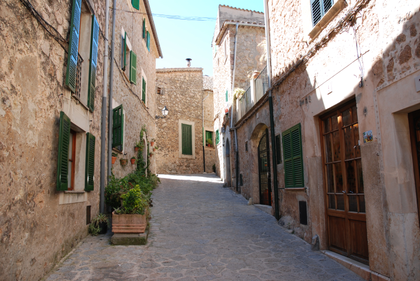
%> input picture images/alleyReference.png, 420 x 281 px, shrunk from 774 x 518 before the run
$ octave basicSection.m   (GNU Octave 9; MATLAB toolbox functions it lacks are replaced by stand-ins)
%> lines starting %> are read from the running program, lines starting %| are printed output that depends on the picture; long printed decimals are rounded
### computeIntegralImage.m
function [ii] = computeIntegralImage(image)

%REPLACE THIS
% first get the the cumulative sum of image's row and
%then get the cumulative sum of the image after compute the cumulative sum
%of rows
ii = cumsum(cumsum(image,2),1);

end

### templateMatchingNaive.m
function [offsetsRows, offsetsCols, distances] = templateMatchingNaive(image,row, col,...
    patchSize, searchWindowSize)
% This function should for each possible offset in the search window
% centred at the current row and col, save a value for the offsets and
% patch distances, e.g. for the offset (-1,-1)
% offsetsRows(1) = -1;
% offsetsCols(1) = -1;
% distances(1) = 0.125;

% The distance is simply the SSD over patches of size patchSize between the
% 'template' patch centred at row and col and a patch shifted by the
% current offset

%REPLACE THIS
% the shift distance is the difference between searchWindowSize and
% patchSize
shiftDis = searchWindowSize - patchSize;

% set the offset
offsetsRows = -shiftDis:1:shiftDis;
offsetsCols = -shiftDis:1:shiftDis;

% initialise the distance matrix
distances = zeros(size(offsetsRows,2),size(offsetsCols,2));

% extend the edge of the image to make sure it can work on the border
imgSearch = padarray(image, [searchWindowSize,searchWindowSize],'symmetric','both');

% change the row and col index in the extended image
row = row + searchWindowSize;
col = col + searchWindowSize;

% find the ssd value of each shifted patch in the range of offset
for i = 1:size(offsetsRows,2)
    for j = 1:size(offsetsCols,2)
        % get the shifted value of x and y
        rowShift = offsetsRows(i);
        colShift = offsetsCols(j);
        % referenceP is the reference patch
        referenceP = imgSearch(row-patchSize:row+patchSize,col-patchSize:col+patchSize,:);
        % searchP is the patch after shifting
        searchP = imgSearch(row-patchSize+rowShift:row+patchSize+rowShift,col-patchSize+colShift:col+patchSize+colShift,:);
        % temp is the matrix of the difference square between referencep
        % and searchP
        temp = (referenceP-searchP).^2;
        % distance is the ssd value between searchP and refernenceP
        distances(i,j) = sum(temp(:))/(3*(2*patchSize+1)^2);

    end
end
end

### templateMatchingIntegralImage.m
function [offsetsRows, offsetsCols, distances] = templateMatchingIntegralImage(image,row,...
    col,patchSize, searchWindowSize)
% This function should for each possible offset in the search window
% centred at the current row and col, save a value for the offsets and
% patch distances, e.g. for the offset (-1,-1)
% offsetsX(1) = -1;
% offsetsY(1) = -1;
% distances(1) = 0.125;

% The distance is simply the SSD over patches of size patchSize between the
% 'template' patch centred at row and col and a patch shifted by the
% current offset

% This time, use the integral image method!
% NOTE: Use the 'computeIntegralImage' function developed earlier to
% calculate your integral images
% NOTE: Use the 'evaluateIntegralImage' function to calculate patch sums

%REPLACE THIS
% extend the edge of the image to make sure it can work on the border
windowImage = padarray(image, [searchWindowSize,searchWindowSize],'symmetric','both');

% the shift distance is the difference between searchWindowSize and
% patchSize
shiftDis = searchWindowSize - patchSize;

% set the offset
offsetsRows = -shiftDis:1:shiftDis;
offsetsCols = -shiftDis:1:shiftDis;

% initialise the distances matrix which is the ssd value between reference
% patch and search patch
distances = zeros(size(offsetsRows,2),size(offsetsCols,2));

% change the row and col index in the extended image
row = row + searchWindowSize;
col = col + searchWindowSize;

% get the search window of the pixel
% rowLeft is the top bound of search window
rowLeft = row - searchWindowSize;
% colLeft is the left bound of search window
colLeft = col - searchWindowSize;
% rowRight is the bottom bound of search window
rowRight = row + searchWindowSize;
% colRight is the right bound of search window
colRight = col + searchWindowSize;

% imgSearch is the search window of the pixel
imgSearch = windowImage(rowLeft:rowRight,colLeft:colRight,:);

% shiftIm is the image after shifting
shiftIm = zeros(size(imgSearch));
% change the row and col of the original image to the ingSearch

for dx = 1:size(offsetsRows,2)
    for dy = 1:size(offsetsCols,2)
        %get the shifted search window from origin search window

        % if the offsetsRows(dx)<=0 && offsetsCols(dy)<=0, get the left-top
        % part of origin image as the right-down part of shifIm

        if offsetsRows(dx)<=0 && offsetsCols(dy)<=0
            shiftIm(1-offsetsRows(dx):end,1-offsetsCols(dy):end,:)=imgSearch(1:end+offsetsRows(dx),1:end+offsetsCols(dy),:);
        end

        % if the offsetsRows(dx)<=0 && offsetsCols(dy)>0, get the
        % right-up part of origin image as the left-down part of shifIm
        if offsetsRows(dx)<=0 && offsetsCols(dy)>0
            shiftIm(1-offsetsRows(dx):end,1:end-offsetsCols(dy),:)=imgSearch(1:end+offsetsRows(dx),1+offsetsCols(dy):end,:);
        end

         % if the offsetsRows(dx)>0 && offsetsCols(dy)<=0, get the
        % left-down part of origin image as the right-up part of shifIm
        if offsetsRows(dx)>0 && offsetsCols(dy)<=0
            shiftIm(1:end-offsetsRows(dx),1-offsetsCols(dy):end,:)=imgSearch(1+offsetsRows(dx):end,1:end+offsetsCols(dy),:);
        end

         % if the offsetsRows(dx)>0 && offsetsCols(dy)>0, get the
        % right-down part of origin image as the left-up part of shifIm
        if offsetsRows(dx)>0 && offsetsCols(dy)>0
            shiftIm(1:end-offsetsRows(dx),1:end-offsetsCols(dy),:)=imgSearch(1+offsetsRows(dx):end,1+offsetsCols(dy):end,:);
        end
        %diff is the difference square matrix between origin search window
        %and shifted search window
        diff = (imgSearch - shiftIm).^2;
        % diffIntegral is the integral image of diff
        diffIntegral = computeIntegralImage(diff);
        % get the ssd value by using evaluateIntegralImage
        distances(dx,dy) = evaluateIntegralImage(diffIntegral, searchWindowSize+1,searchWindowSize+1, patchSize);

    end
end

end

### basicSection.m
%% Some parameters to set - make sure that your code works at image borders!

% Row and column of the pixel for which we wish to find all similar patches
% NOTE: For this section, we pick only one patch
clear all;
close all;
row = 1;
col = 1;

% Patchsize - make sure your code works for different values
patchSize = 1;

% Search window size - make sure your code works for different values
searchWindowSize = 2;


%% Implementation of work required in your basic section-------------------

% TODO - Load Image
image = imread('images/alleyReference.png');
%> image is the input picture: size 281x420x3 uint8; mean R, G, B 133.9, 121.3, 112.7
image = double(image);
%> image: size 281x420x3 double

% imgPatch = padarray(image, '[patchSize,patchSize]','symmetric','both');
% imgSearch = padarray(image, '[searchWindowSize,searchWindowSize]','symmetric','both');
% TODO - Fill out this function

image_ii = computeIntegralImage(image);
%> in computeIntegralImage, `ii = cumsum(cumsum(image,2),1);`:
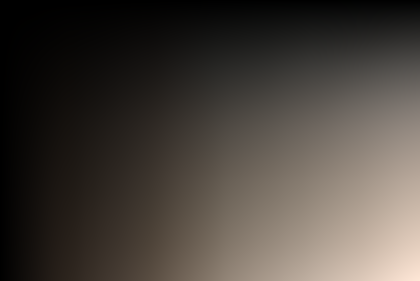
%> ii: size 281x420x3 double; mean R, G, B 4479939.2, 4090682.5, 3714194.7; drawn with min black and max white
% to normalise the integral image, find the maximum value of the matrix and
% then get the percentage of each pixel in the maxValue
maxValue = image_ii(end,end,:);
%> maxValue = [15799822 14311729 13297737]
norm_ii = image_ii ./ maxValue;
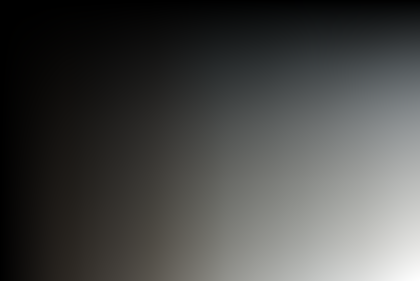
%> norm_ii: size 281x420x3 double; mean R, G, B 0.284, 0.286, 0.279

% TODO - Display the normalised Integral Image
% NOTE: This is for display only, not for template matching yet!
figure('name', 'Normalised Integral Image');imshow(norm_ii);


% TODO - Template matching for naive SSD (i.e. just loop and sum)
[offsetsRows_naive, offsetsCols_naive, distances_naive] = templateMatchingNaive(image,row, col,...
    patchSize, searchWindowSize);
%> in templateMatchingNaive, `imgSearch = padarray(image, [searchWindowSize,searchWindowSize],'symme..`:
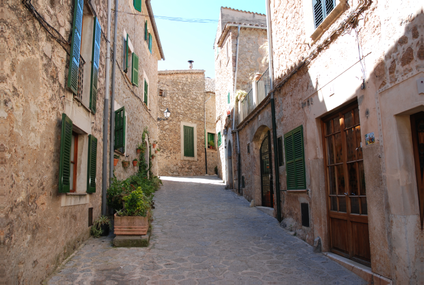
%> imgSearch: size 285x424x3 double; mean R, G, B 133.9, 121.3, 112.8
%> after the loop in templateMatchingNaive, `for i = 1:size(offsetsRows,2)`: distances = [517.9 118.4 311.3; 451 0 247.3; 452.9 140.1 325.6]
%> offsetsRows_naive = [-1 0 1]; offsetsCols_naive = [-1 0 1]; distances_naive has the same summary as distances in templateMatchingNaive

% TODO - Template matching using integral images
[offsetsRows_ii, offsetsCols_ii, distances_ii] = templateMatchingIntegralImage(image,row, col,...
    patchSize, searchWindowSize);
%> offsetsRows_ii = [-1 0 1]; offsetsCols_ii = [-1 0 1]; distances_ii has the same summary as distances in templateMatchingNaive

%% Let's print out your results--------------------------------------------

% NOTE: Your results for the naive and the integral image method should be
% the same!
for i=1:length(offsetsRows_naive)
    for j=1:length(offsetsCols_naive)
    disp(['offset rows: ', num2str(offsetsRows_naive(i)), '; offset cols: ',...
        num2str(offsetsCols_naive(j)), '; Naive Distance = ', num2str(distances_naive(i,j),10),...
        '; Integral Im Distance = ', num2str(distances_ii(i,j),10)]);
    end
end
%> this loop made 3 passes
%| offset rows: -1; offset cols: -1; Naive Distance = 517.926; Integral Im Distance = 517.926
%| offset rows: -1; offset cols: 0; Naive Distance = 118.444; Integral Im Distance = 118.444
%| offset rows: -1; offset cols: 1; Naive Distance = 311.259; Integral Im Distance = 311.259
%| offset rows: 0; offset cols: -1; Naive Distance = 451.037; Integral Im Distance = 451.037
%| offset rows: 0; offset cols: 0; Naive Distance = 0; Integral Im Distance = 0
%| offset rows: 0; offset cols: 1; Naive Distance = 247.259; Integral Im Distance = 247.259
%| offset rows: 1; offset cols: -1; Naive Distance = 452.926; Integral Im Distance = 452.926
%| offset rows: 1; offset cols: 0; Naive Distance = 140.111; Integral Im Distance = 140.111
%| offset rows: 1; offset cols: 1; Naive Distance = 325.630; Integral Im Distance = 325.630

$ run again, with images/townNoisy_sigma5.png copied over images/alleyReference.png
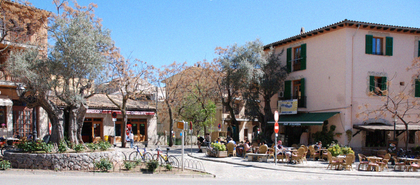
%> input picture images/townNoisy_sigma5.png, 420 x 185 px, shrunk from 769 x 338 before the run
%> image is the input picture: size 185x420x3 uint8; mean R, G, B 132.7, 135.3, 141.2
%> image: size 185x420x3 double
%> in computeIntegralImage, `ii = cumsum(cumsum(image,2),1);`:
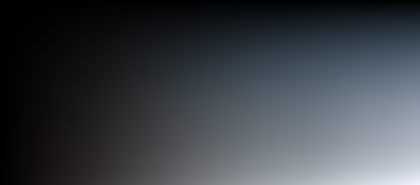
%> ii: size 185x420x3 double; mean R, G, B 2590490.6, 2794339.4, 3026584.1; drawn with min black and max white
%> maxValue = [10309128 10515103 10973915]
%> in templateMatchingNaive, `imgSearch = padarray(image, [searchWindowSize,searchWindowSize],'symme..`:
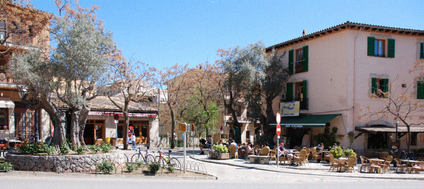
%> imgSearch: size 189x424x3 double; mean R, G, B 133.4, 136.5, 142.8
%> after the loop in templateMatchingNaive, `for i = 1:size(offsetsRows,2)`: distances = [1197.3 95.33 755.5; 1122 0 830.3; 1113.6 246.7 1039.7]
%> offsetsRows_naive = [-1 0 1]; distances_naive has the same summary as distances in templateMatchingNaive
%> distances_ii has the same summary as distances in templateMatchingNaive
%> the loop `for i=1:length(offsetsRows_naive)` made 3 passes
%| offset rows: -1; offset cols: -1; Naive Distance = 1197.333; Integral Im Distance = 1197.333
%| offset rows: -1; offset cols: 0; Naive Distance = 95.333; Integral Im Distance = 95.333
%| offset rows: -1; offset cols: 1; Naive Distance = 755.481; Integral Im Distance = 755.481
%| offset rows: 0; offset cols: -1; Naive Distance = 1122; Integral Im Distance = 1122
%| offset rows: 0; offset cols: 0; Naive Distance = 0; Integral Im Distance = 0
%| offset rows: 0; offset cols: 1; Naive Distance = 830.296; Integral Im Distance = 830.296
%> (further printed lines are left out)
